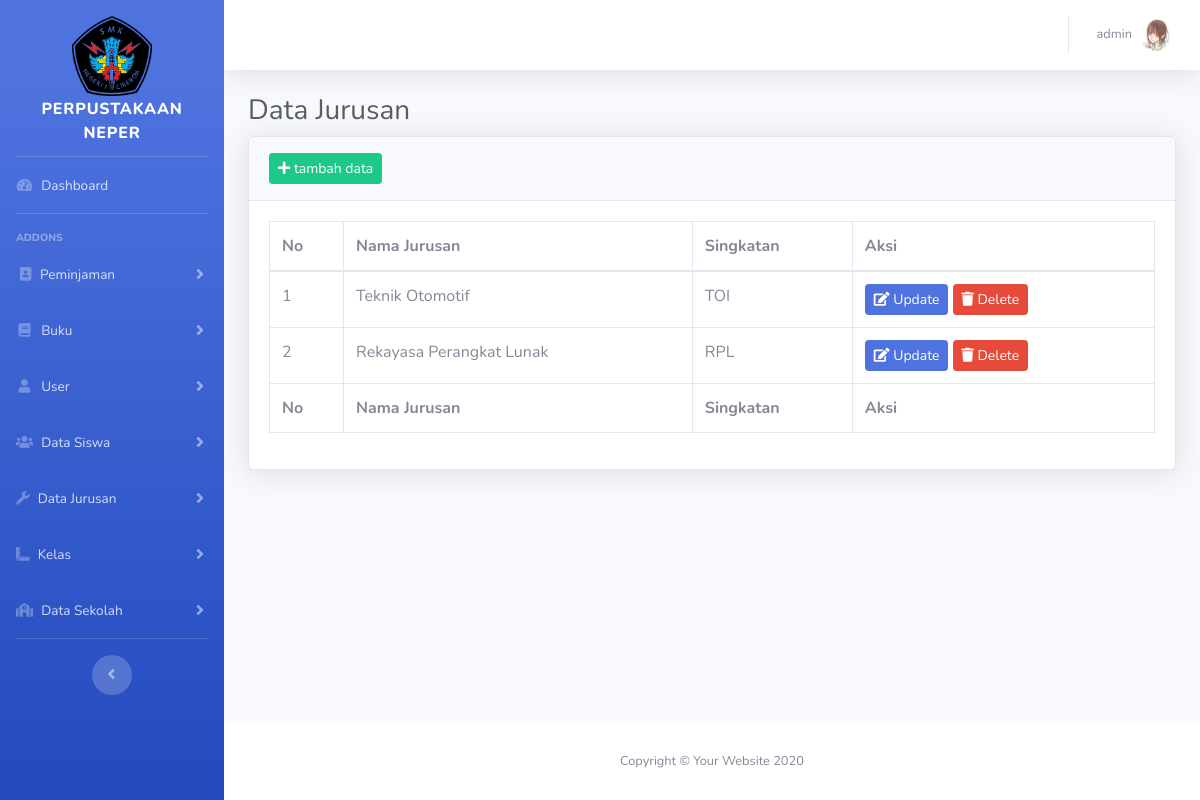
/view/jurusan/index.php (signed in), run on the app's committed database.
### tables this page shows
CREATE TABLE `jurusan` (
  `id_jurusan` int NOT NULL,
  `nama_jurusan` varchar(100) NOT NULL,
  `singkatan` varchar(10) NOT NULL
);

### view/jurusan/index.php (the view, shortened to what this page needs)
<?php
include '../../layout/header.php';
$host = 'localhost';
$username = 'root';
$password = '';
$database = 'wb_perpus';
$conn = new mysqli($host, $username, $password, $database);
?>
<div class="container-fluid">
<h1 class="h3 mb-2 text-gray-800">Data Jurusan</h1>
<div class="card shadow mb-4">
    <div class="card-header py-3">
        <a href="<?= BASE_URL ?>/view/jurusan/insert.php" class="btn btn-sm btn-success"><i class="fas fa-plus"></i> tambah data</a>
    </div>
    <div class="card-body">
        <div class="table-responsive">
            <table class="table table-bordered tabelData" id="example1" width="100%" cellspacing="0">
                <thead>
                    <tr>
                        <th>No</th>
                        <th>Nama Jurusan</th>
                        <th>Singkatan</th>
                        <th>Aksi</th>
                    </tr>
                </thead>
                <tfoot>
                    <tr>
                        <th>No</th>
                        <th>Nama Jurusan</th>
                        <th>Singkatan</th>
                        <th>Aksi</th>
                    </tr>
                </tfoot>
                <tbody>
                    <?php
                    $sql = "SELECT * FROM jurusan";
                    $result = $conn->query($sql);
                    if ($result->num_rows > 0) {
                        $no = 1;
                        while ($row = $result->fetch_assoc()) {
                            echo "<tr>";
                            echo "<td>" . $no++ . "</td>";
                            echo "<td>" . htmlspecialchars($row['nama_jurusan']) . "</td>";
                            echo "<td>" . htmlspecialchars($row['singkatan']) . "</td>";
                            echo "<td>";
                            echo "<button class='btn btn-sm btn-primary' onclick='showUpdateModal(" . $row['id_jurusan'] . ", \"" . htmlspecialchars($row['nama_jurusan']) . "\", \"" . htmlspecialchars($row['singkatan']) . "\")'><i class='fas fa-edit'></i> Update</button> ";
                            echo "<button class='btn btn-sm btn-danger' onclick='confirmDelete(" . $row['id_jurusan'] . ")'><i class='fas fa-trash'></i> Delete</button>";
                            echo "</td>";
                            echo "</tr>";
                        }
                    } else {
                        echo "<tr><td colspan='4' class='text-center'>Tidak ada data</td></tr>";
                    }
                    ?>
                </tbody>
            </table>
        </div>
    </div>
</div>
</div>
<?php
include '../../layout/footer.php';
?>

### data on the page
jurusan: nama_jurusan "Teknik Otomotif", singkatan "TOI"
jurusan: nama_jurusan "Rekayasa Perangkat Lunak", singkatan "RPL"

### other printed values
$_SESSION['username'] "admin"
